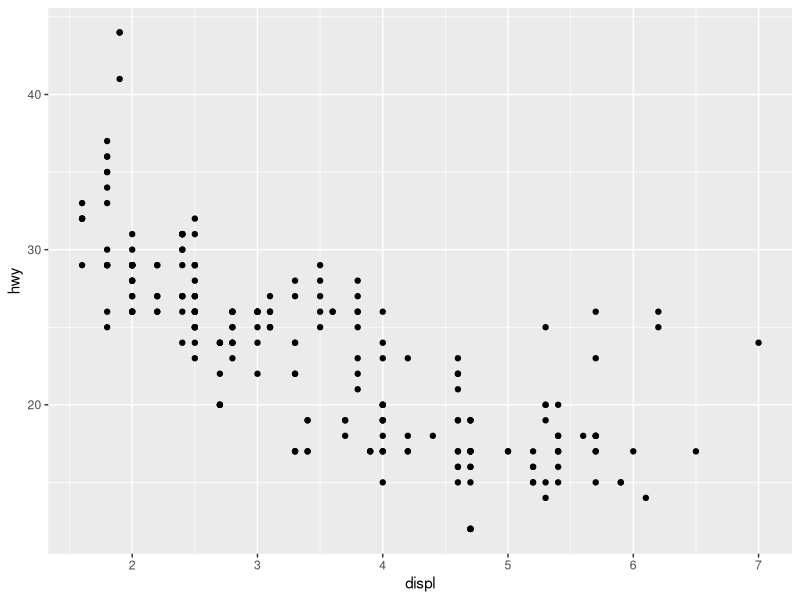
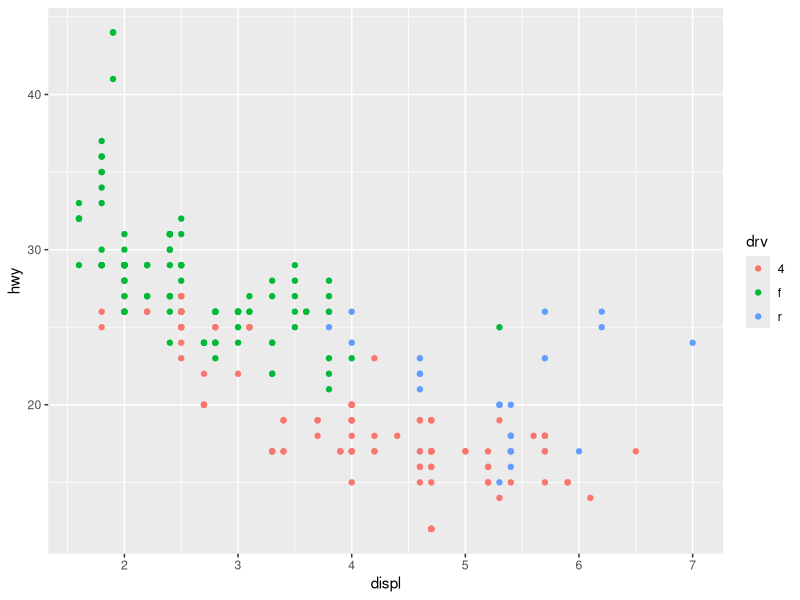
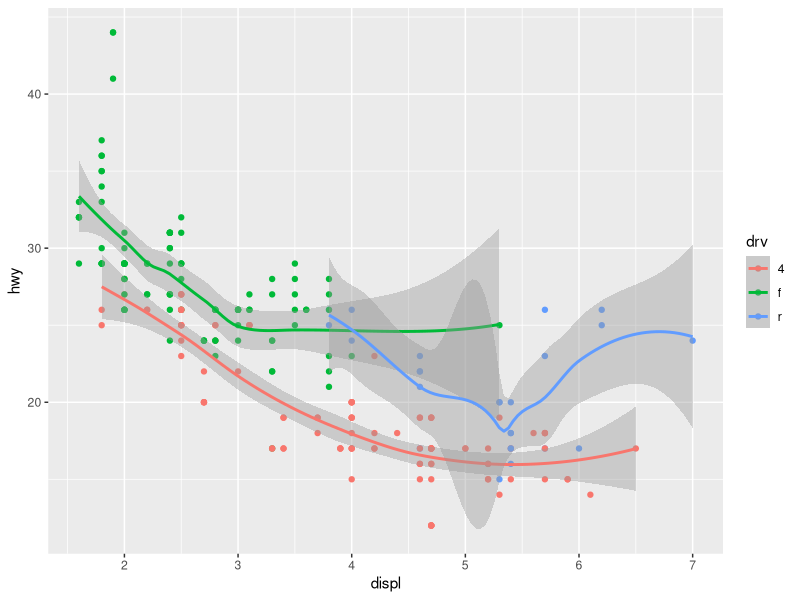
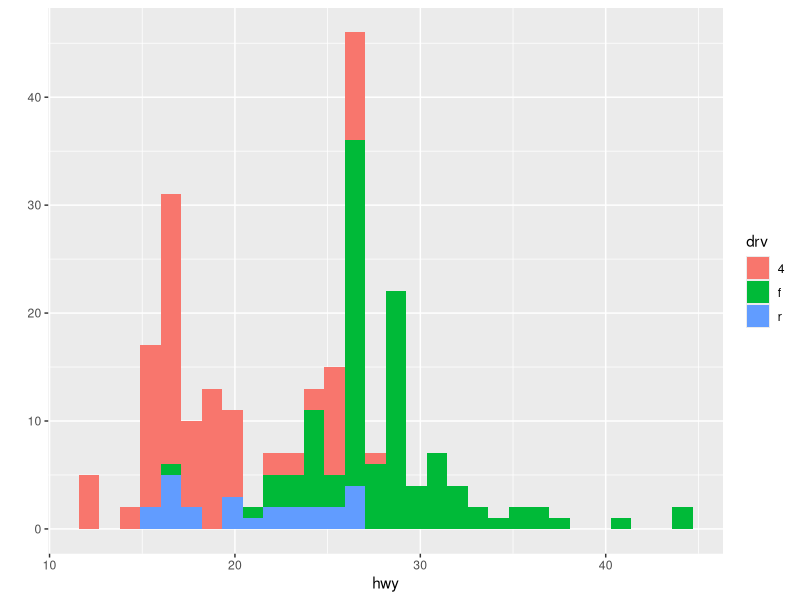
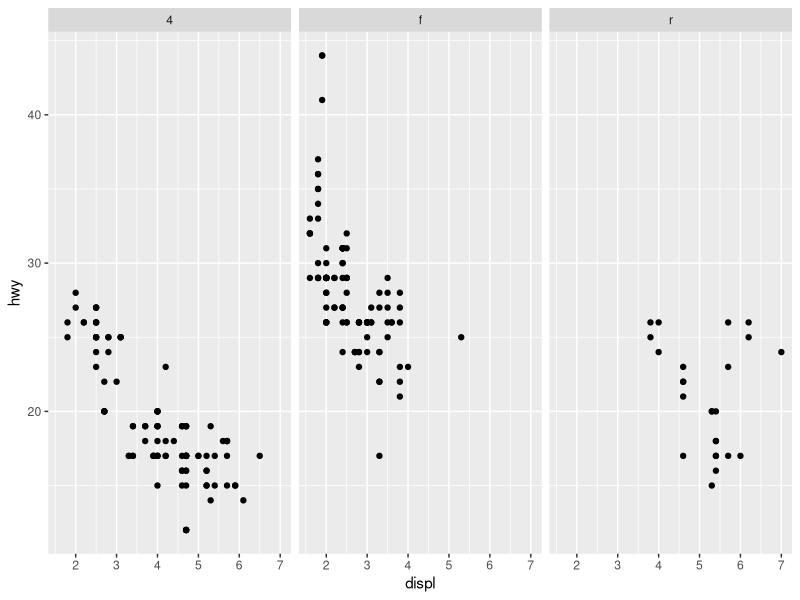
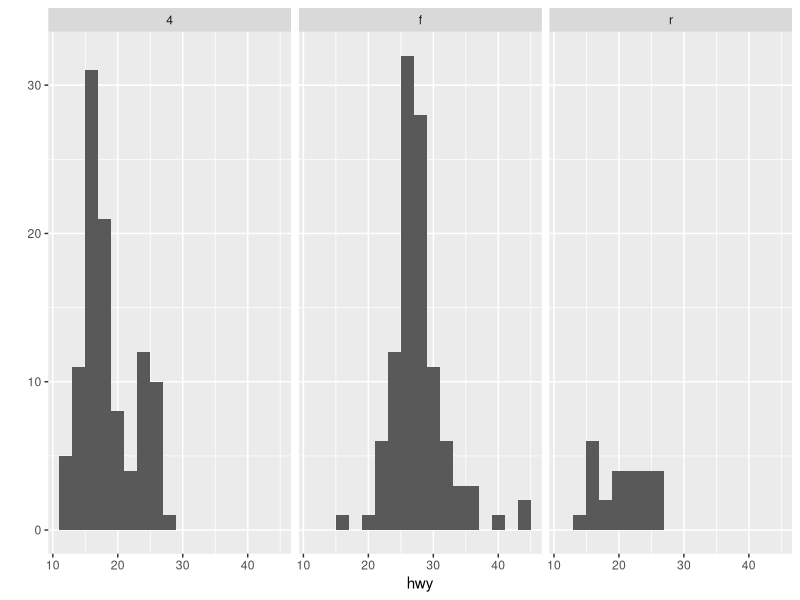
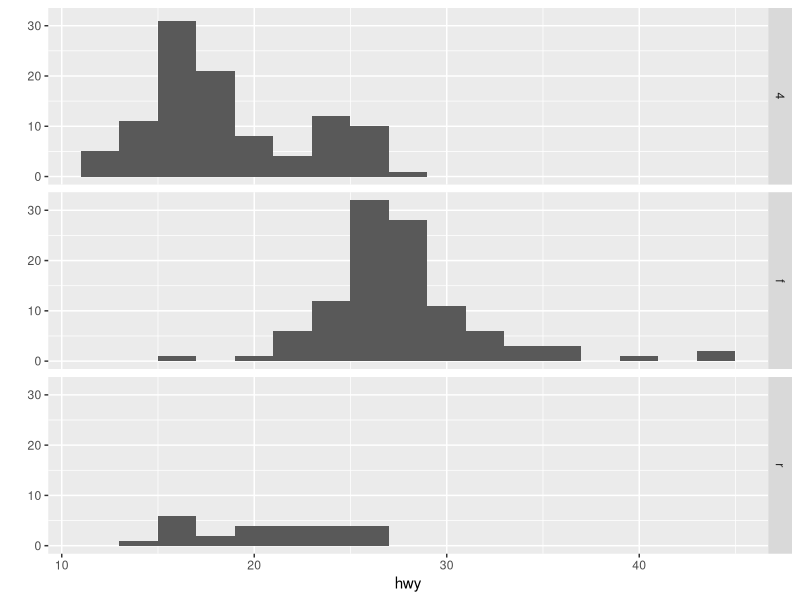
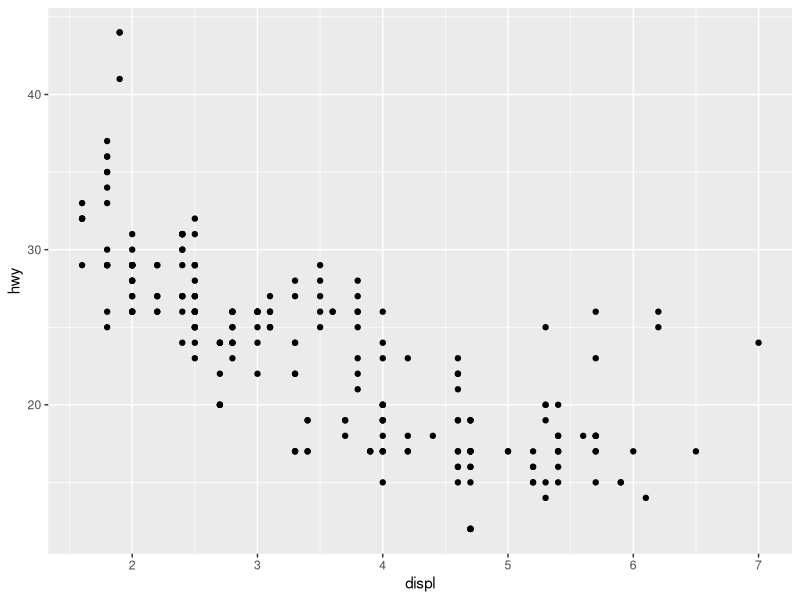

Generate these figures, in order, with R:
library(ggplot2) # ggplot2 is an implementation of the Grammar of Graphics
str(mpg)
 
#qplot stands for quick plot. Syntax somewhere between base and lattice. Gives nice plots but difficult to customize if you need to
#in that case, better use full ggplot2 power in that case
qplot(displ, hwy, data=mpg) # syntaxe proche de plot() mais résultat différent (grille, labels, petits points)
qplot(displ, hwy, data=mpg, color=drv) # adds colors and legend automatically
qplot(displ, hwy, data=mpg, color=drv, geom=c("point","smooth")) # to display the plots + a smooth line

qplot(hwy, data=mpg, fill=drv) # plots an histogram as there is only one variable hwy

qplot(displ, hwy, data=mpg, facets=.~drv) # displays facets (facet = panel in lattice)
qplot(hwy, data=mpg, facets=.~drv, binwidth=2) # histogram with facets 1 row and 3 columns
qplot(hwy, data=mpg, facets=drv~., binwidth=2) # histogram with facets 3 rows and 1 column

#basic components of ggplot2 plot
#aesthetic mappings (color, size) + geoms (points, lines, ...) + facets + stats (binning, quantiles, smoothing) 
#+ scales (what scale an aesthetic map uses? e.g. male=red and female=blue) + coordinate system
g = ggplot(mpg, aes(displ, hwy)) #print(g) does not display the plot
p = g + geom_point() #print(p) displays the plot
g + geom_point() #also works (auto-print) but ggplot object is not saved
g + geom_point() + geom_smooth() # adds a layer
g + geom_point() + geom_smooth(method="lm")
g + geom_point() + geom_smooth(method="lm") + facet_grid(.~drv) # adds another layer
#customization is possible if default behavior does not fulfill one's expectation 
#e.g. xlab(), theme(legend.position="none"), theme_bw(), the geom functions have options
g + geom_point(color="steelblue", size=4, alpha=1/2)
g + geom_point(aes(color=drv), size=4, alpha=1/2)
g + geom_point(aes(color=drv), size=4, alpha=1/2) + labs(title="MY TITLE") + labs(y="my Y label")

#managing axis limits
x = rnorm(n=100)
y = rnorm(n=100)
y[50] = 100 # adding an outlier
df = data.frame(x,y)
g = ggplot(df, aes(x, y))
g + geom_line() ##outlier is included so it's hard to analyze the normal data
g + geom_line() + ylim(-3,3) # removes the outlier so only 99 points are displayed
g + geom_line() + coord_cartesian(ylim=c(-3,3)) # is an alternative if you want to show that there is an outlier

